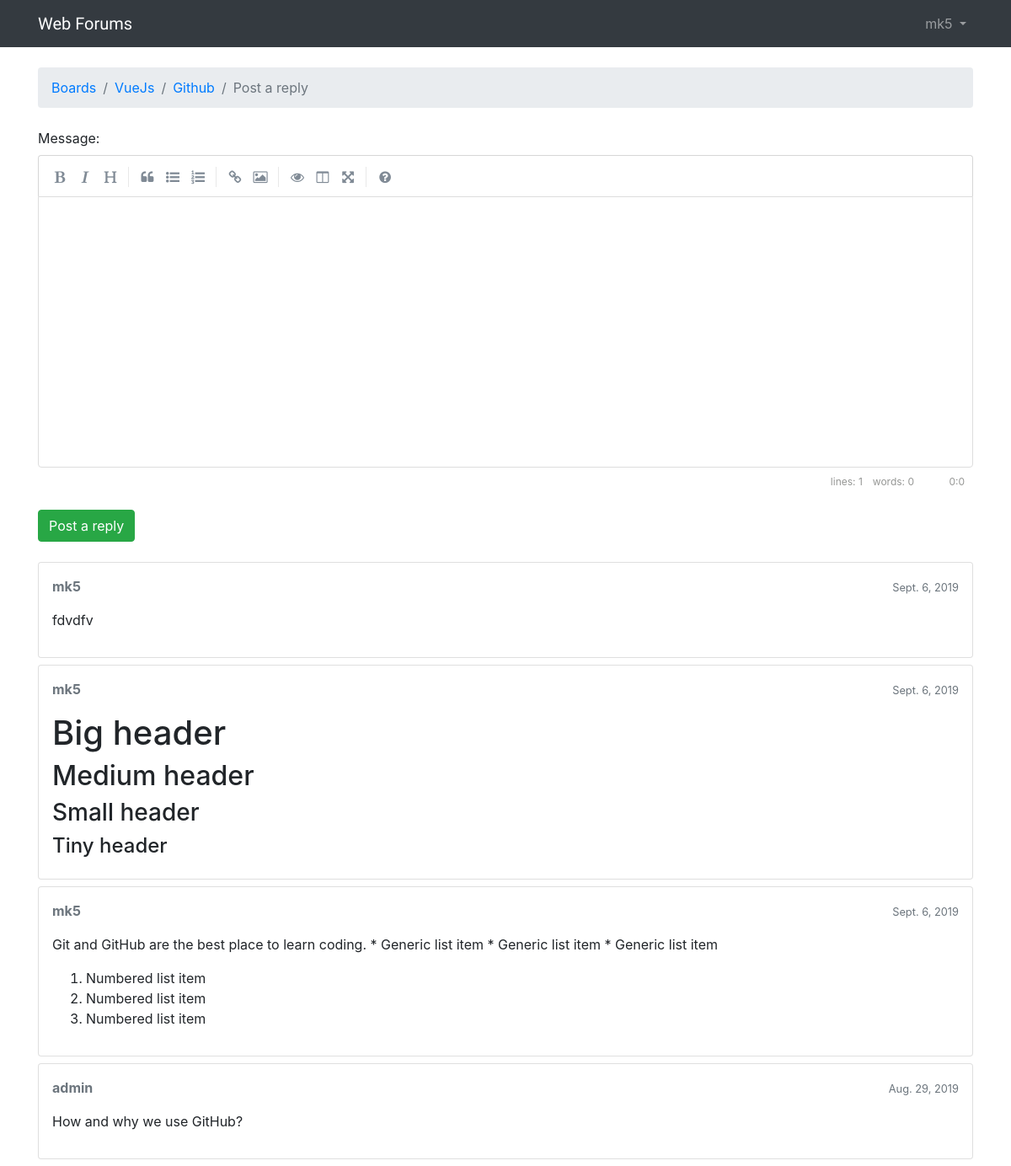
The app's page /webforum/forums/3/topics/10/reply/ (signed in) with its own data.
### webforum/models.py (models this page shows, shortened)
class Topic(models.Model):
    subject = models.CharField(max_length=250)
    last_updated = models.DateTimeField(auto_now_add=True)
    forum = models.ForeignKey(Forum, on_delete=models.CASCADE, related_name='topics')
    started_by = models.ForeignKey(User, on_delete=models.CASCADE, related_name='topics')
    views = models.PositiveIntegerField(default=0)
    def get_last_ten_posts(self):
        return self.posts.order_by('-created_on')[:10]

class Forum(models.Model):
    name = models.CharField(max_length=30, unique=True)
    description = models.CharField(max_length=100)

class Post(models.Model):
    message = models.TextField(max_length=3000)
    topic = models.ForeignKey(Topic, on_delete=models.CASCADE, related_name='posts')
    created_on = models.DateTimeField(auto_now_add=True)
    updated_on = models.DateTimeField(null=True)
    created_by = models.ForeignKey(User, on_delete=models.CASCADE, related_name='posts')
    updated_by = models.ForeignKey(User, on_delete=models.CASCADE,  null=True, related_name='+')
    def get_message_as_markdown(self):
        return mark_safe(markdown(self.message, safe_mode='escape'))

### webforum/views.py (the view)
# urls.py: path('forums/<int:pk>/topics/<int:topic_pk>/reply/', views.reply_topic, name='reply_topic'),
@login_required
def reply_topic(request, pk, topic_pk):
    topic = get_object_or_404(Topic, forum__pk=pk, pk=topic_pk)
    form = PostForm()
    if request.method == 'POST':
        form = PostForm(request.POST)
        if form.is_valid():
            post = form.save(commit=False)
            post.topic = topic
            post.created_by = request.user
            post.save()
            topic.last_updated = timezone.now()
            topic.save()
            topic_url = reverse('topic_posts', kwargs={'pk':pk, 'topic_pk':topic_pk})
            topic_post_url = '{url}?page={page}#{id}'.format(
                url = topic_url,
                id = post.pk,
                page = topic.get_page_count()
            )
            return redirect(topic_post_url)
    else:
        form = PostForm()
    return render(request, 'reply_topic.html', {'topic': topic, 'form':form})

### webforum/templatetags/form_tags.py (called while the page is built)
@register.filter
def input_class(bound_field):
    css_class = ''
    if bound_field.form.is_bound:
        if bound_field.errors:
            css_class = 'is-invalid'
        elif field_type(bound_field) != 'PasswordInput':
            css_class = 'is-valid'
    return 'form-control {}'.format(css_class)

### webforum/templates/reply_topic.html (shortened to what this page needs)
{% extends 'base.html' %}
{% load static %}
{% block stylesheet %}
  <link rel="stylesheet" href="{% static 'css/simplemde.min.css' %}">
{% endblock %}
{% block breadcrumb %}
  <li class="breadcrumb-item"><a href="{% url 'home' %}">Boards</a></li>
  <li class="breadcrumb-item"><a href="{% url 'forum_topics' topic.forum.pk %}">{{ topic.forum.name }}</a></li>
  <li class="breadcrumb-item"><a href="{% url 'topic_posts' topic.forum.pk topic.pk %}">{{ topic.subject }}</a></li>
  <li class="breadcrumb-item active">Post a reply</li>
{% endblock %}
{% block content %}
  <form method="post" class="mb-4" novalidate>
    {% include 'includes/form.html' %}
    <button type="submit" class="btn btn-success">Post a reply</button>
  </form>
  {% for post in topic.get_last_ten_posts %}
    <div class="card mb-2">
      <div class="card-body p-3">
        <div class="row mb-3">
          <div class="col-6">
            <strong class="text-muted">{{ post.created_by.username }}</strong>
          </div>
          <div class="col-6 text-right">
            <small class="text-muted">{{ post.created_on.date }}</small>
          </div>
        </div>
        {{ post.get_message_as_markdown }}
      </div>
    </div>
  {% endfor %}
{% endblock %}

### forumproject/templates/base.html (shortened to what this page needs)
{% load static %}<!DOCTYPE html>
<html>
  <head>
    <link rel="stylesheet" href="{% static 'css/bootstrap.min.css' %}">
    <link rel="stylesheet" href="{% static 'css/app.css' %}">
    {% block stylesheet %} {% endblock %}
  </head>
  <body>
    {% block body %}
    <nav class="navbar navbar-expand-sm navbar-dark bg-dark">
        <div class="container">
          <a class="navbar-brand" href="{% url 'home' %}">Web Forums</a>
          <div class="collapse navbar-collapse" id="mainMenu">
            {% if user.is_authenticated %}
            <ul class="navbar-nav ml-auto">
              <li class="nav-item dropdown">
                <a class="nav-link dropdown-toggle" href="#" id="userMenu" data-toggle="dropdown" aria-haspopup="true" aria-expanded="false">
                  {{ user.username }}
                </a>
              </li>
            </ul>
            {% else %}
            <form class="form-inline ml-auto">
                <a href="{% url 'login' %}" class="btn btn-outline-secondary">Log in</a>
                <a href="{% url 'signup' %}" class="btn btn-primary ml-2">Sign up</a>
            </form>
            {% endif %}
          </div>
        </div>
      </nav>
    <div class="container">
      <ol class="breadcrumb my-4">
        {% block breadcrumb %}{% endblock %}
      </ol>
      {% block content %}{% endblock %}
    </div>
    {% endblock body %}
  </body>
</html>

### webforum/static/css/app.css (style rules this page uses)
.navbar-brand { font-family: 'Syncopate', sans-serif; }

### records on screen
Topic: forum.name "VueJs", subject "Github"
Post: created_by.username "mk5", created_on "Sept. 6, 2019", get_message_as_markdown "fdvdfv"
Post: created_by.username "mk5", created_on "Sept. 6, 2019", get_message_as_markdown "Big header Medium header Small header Tiny header"
Post: created_by.username "mk5", created_on "Sept. 6, 2019", get_message_as_markdown "Git and GitHub are the best place to learn coding. * Generic list item * Generic list item * Generic list item Numbered list item Numbered list item Numbered list item"
Post: created_by.username "admin", created_on "Aug. 29, 2019", get_message_as_markdown "How and why we use GitHub?"

### other values on screen
{{ user.username }} "mk5"
{{ field.label_tag }} "Message:"
